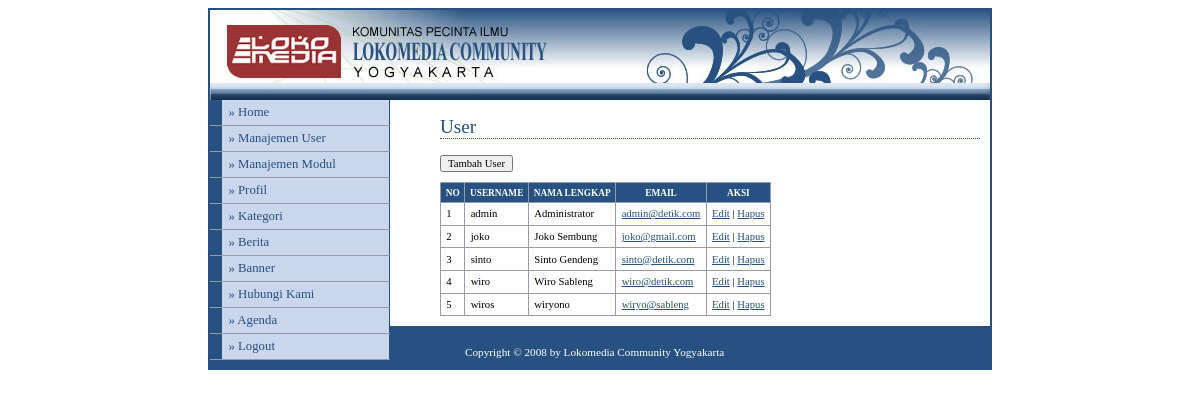
The page /admin/media.php?module=user (signed in) on the database its author committed.
### tables this page shows
CREATE TABLE `user` (
  `id_user` varchar(50) NOT NULL,
  `password` varchar(50) NOT NULL,
  `nama_lengkap` varchar(100) NOT NULL,
  `email` varchar(100) NOT NULL,
  `level` varchar(20) NOT NULL DEFAULT 'user'
);

CREATE TABLE `modul` (
  `id_modul` int(5) NOT NULL,
  `nama_modul` varchar(50) NOT NULL,
  `link` varchar(100) NOT NULL,
  `static_content` text NOT NULL,
  `gambar` varchar(100) NOT NULL,
  `publish` enum('Y','N') NOT NULL DEFAULT 'Y',
  `status` enum('user','admin') NOT NULL,
  `aktif` enum('Y','N') NOT NULL DEFAULT 'Y',
  `urutan` int(5) NOT NULL
);

### admin/modul/mod_user.php (the view, shortened to what this page needs)
<?php
switch($_GET[act]){
  default:
    echo "<h2>User</h2>
          <input type=button value='Tambah User' onclick=location.href='?module=user&act=tambahuser'>
          <table>
          <tr><th>no</th><th>username</th><th>nama lengkap</th><th>email</th><th>aksi</th></tr>";
    $tampil=mysql_query("SELECT * FROM user ORDER BY id_user");
    $no=1;
    while ($r=mysql_fetch_array($tampil)){
       echo "<tr><td>$no</td>
             <td>$r[id_user]</td>
             <td>$r[nama_lengkap]</td>
		         <td><a href=mailto:$r[email]>$r[email]</a></td>
             <td><a href=?module=user&act=edituser&id=$r[id_user]>Edit</a> |
	               <a href=./aksi.php?module=user&act=hapus&id=$r[id_user]>Hapus</a>
             </td></tr>";
      $no++;
    }
    echo "</table>";
    break;
}
?>

### admin/media.php (shortened to what this page needs)
<?php
if (empty($_SESSION[namauser]) AND empty($_SESSION[passuser])){
  echo "<link href='../config/adminstyle.css' rel='stylesheet' type='text/css'>
 <center>Untuk mengakses modul, Anda harus login <br>";
  echo "<a href=index.php><b>LOGIN</b></a></center>";
}
else{
?>
<html>
<head>
<link href="../config/adminstyle.css" rel="stylesheet" type="text/css" />
</head>
<body>
<div id="header">
  <div id="content">
		<?php include "content.php"; ?>
  </div>
	<div id="menu">
      <ul>
        <li><a href=?module=home>&#187; Home</a></li>
        <?php include "menu.php"; ?>
        <li><a href=logout.php>&#187; Logout</a></li>
      </ul>
	    <p>&nbsp;</p>
 	</div>
		<div id="footer">
			Copyright &copy; 2008 by Lokomedia Community Yogyakarta
		</div>
</div>
</body>
</html>
<?php
}
?>

### admin/content.php (shortened to what this page needs)
<?php
if ($_GET[module]=='home'){
  echo "<h2>Selamat Datang</h2>
          <p>Hai <b>$_SESSION[namauser]</b>, silahkan klik menu pilihan yang berada
          di sebelah kiri untuk mengelola content website. </p>
          <p>&nbsp;</p>
          <p>&nbsp;</p>
          <p>&nbsp;</p>
          <p>&nbsp;</p>
          <p align=right>Login Hari ini: ";
  echo tgl_indo(date("Y m d"));
  echo " | ";
  echo date("H:i:s");
  echo "</p>";
}
elseif ($_GET[module]=='user'){
  include "modul/mod_user.php";
}
elseif ($_GET[module]=='modul'){
  include "modul/mod_modul.php";
}
elseif ($_GET[module]=='agenda'){
  include "modul/mod_agenda.php";
}
elseif ($_GET[module]=='berita'){
  include "modul/mod_berita.php";
}
elseif ($_GET[module]=='pengumuman'){
  include "modul/mod_pengumuman.php";
}
elseif ($_GET[module]=='banner'){
  include "modul/mod_banner.php";
}
elseif ($_GET[module]=='hubungi'){
  include "modul/mod_hubungi.php";
}
elseif ($_GET[module]=='alumni'){
  include "modul/mod_alumni.php";
}
else{
  echo "<p><b>MODUL BELUM ADA</b></p>";
}
?>

### admin/menu.php (shortened to what this page needs)
<?php
if ($_SESSION[leveluser]=='admin'){
  $sql=mysql_query("select * from modul where aktif='Y' order by urutan");
}
else{
  $sql=mysql_query("select * from modul where status='user' and aktif='Y' order by urutan");
}
while ($data=mysql_fetch_array($sql)){
  echo "<li><a href='$data[link]'>&#187; $data[nama_modul]</a></li>";
}
?>

### config/adminstyle.css (style rules this page uses)
body { font-family: Tahoma; text-align: center; }
#header { position: relative; background-image: url(../admin/images/header.jpg); background-repeat: no-repeat; margin-right: auto; margin-left: auto; width: 780px; border: 2px solid #265180; padding-top: 70px; text-align: left; }
#content { margin-left: 230px; padding: 20px 10px 0 0; }
#menu { position: absolute; top: 90px; left: 0; width: 180px; }
#menu ul { list-style: none; margin: 0; padding: 0; border: none; }
#menu li { width: 180px; border-bottom: 1px solid #969BA5; margin: 0; padding: 0; font-size: 80%; vertical-align: bottom; }
#menu a:link, #menu a:visited { display: block; padding: 5px 5px 5px 0.5em; border-left: 12px solid #265180; border-right: 1px solid #265180; background-color: #CAD6EC; color: #265180; text-decoration: none; }
a:link,a:visited { color:#265180; }
h2 { font: normal 120% Georgia; color: #265180; background-color: transparent; border-bottom: 1px dotted #265180; }
table { font-family: Tahoma; font-size: 8pt; border-width: 1px; border-style: solid; border-color: #999999; border-collapse: collapse; margin: 10px 0px; }
th { color: #FFFFFF; font-size: 7pt; text-transform: uppercase; text-align: center; padding: 0.5em; border-width: 1px; border-style: solid; border-color: #969BA5; border-collapse: collapse; background-color: #265180; }
td { padding: 0.5em; vertical-align: top; border-width: 1px; border-style: solid; border-color: #969BA5; border-collapse: collapse; }
input,textarea,select { font-family: Tahoma; font-size: 8pt; }
#footer { padding: 20px 0 10px 255px; font-size: 70%; color: #FFFFFF; background-color: #265180; }

### rows shown on the page
user: id_user "admin", nama_lengkap "Administrator", email "admin@detik.com"
user: id_user "joko", nama_lengkap "Joko Sembung", email "joko@gmail.com"
user: id_user "sinto", nama_lengkap "Sinto Gendeng", email "sinto@detik.com"
user: id_user "wiro", nama_lengkap "Wiro Sableng", email "wiro@detik.com"
user: id_user "wiros", nama_lengkap "wiryono", email "wiryo@sableng"
modul: nama_modul "Manajemen User"
modul: nama_modul "Manajemen Modul"
modul: nama_modul "Profil"
modul: nama_modul "Kategori"
modul: nama_modul "Berita"
modul: nama_modul "Banner"
modul: nama_modul "Hubungi Kami"
modul: nama_modul "Agenda"
